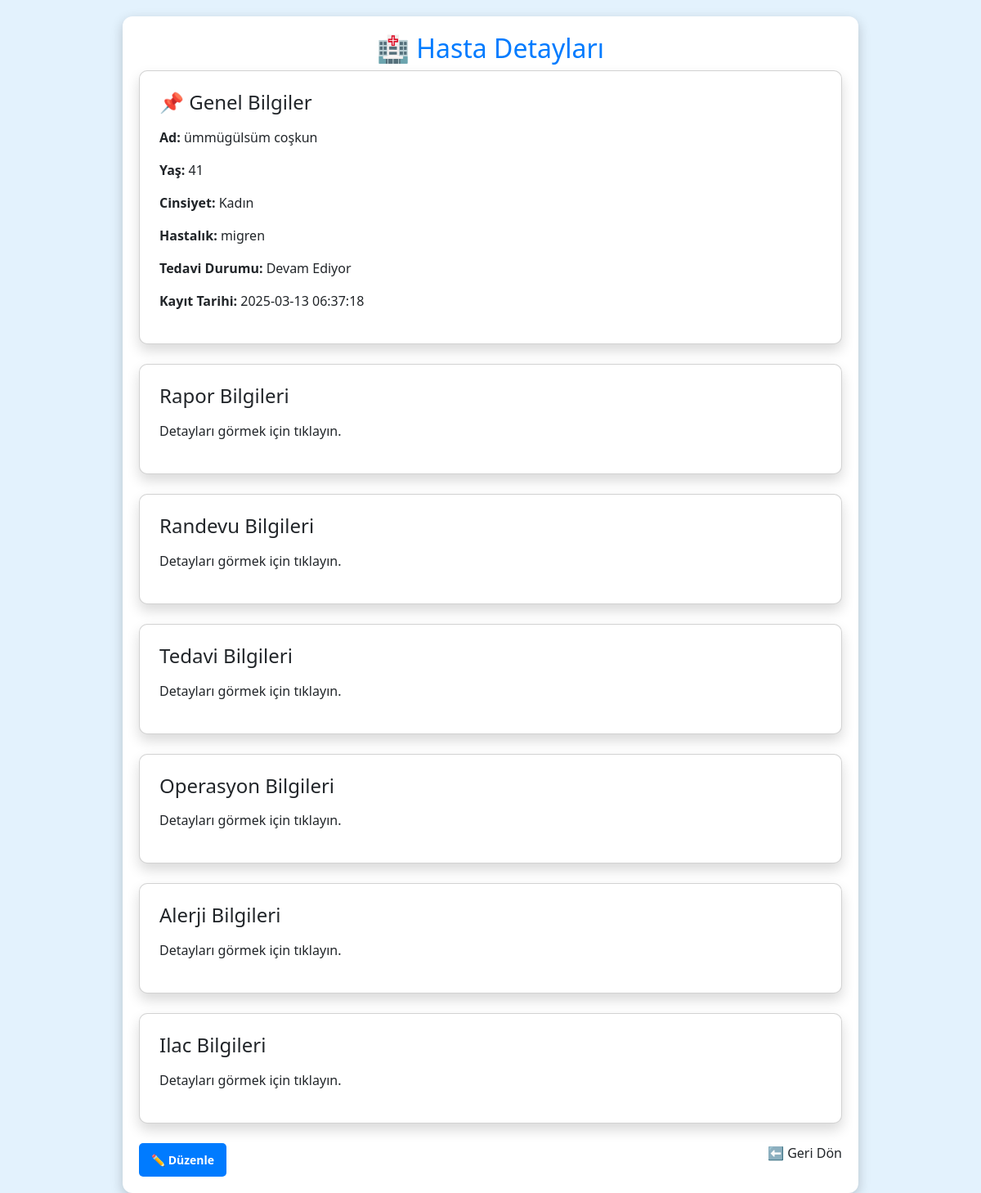
Page /hasta_detay/3 on the committed database.
### database.py (models this page shows, shortened)
class Patient(db.Model):
    __tablename__ = "patients"
    id = db.Column(db.Integer, primary_key=True)
    name = db.Column(db.String(100), nullable=False)
    age = db.Column(db.Integer, nullable=False)
    gender = db.Column(db.String(10), nullable=False)
    diagnosis = db.Column(db.String(255), nullable=False)
    treatment_status = db.Column(db.String(50), nullable=False)
    kayit_tarihi = db.Column(db.DateTime, default=datetime.utcnow)  # 📌 Sütun doğru tanımlandı

### app.py (the view)
@app.route("/hasta_detay/<int:hasta_id>")
def hasta_detay(hasta_id):
    patient = db.session.get(Patient, hasta_id)  # 🔹 `hasta_id` ile hasta çekiliyor
    if not patient:
        flash("⚠️ Hasta bulunamadı!", "danger")
        return redirect(url_for("hasta_takip"))
    return render_template("hasta_detay.html", patient=patient)  # 🔹 `patient` gönderildi

### app.py (called while the page is built)
@app.context_processor
def inject_translate():
    return dict(translate=translate)

@app.before_request
def refresh_session():
    session.permanent = True
    session.modified = True
    session.permanent_session_lifetime = timedelta(minutes=30)

@app.context_processor
def inject_notifications():
    try:
        with app.app_context():  # ✅ Flask uygulama bağlamı içinde çalıştır
            from models import Notification  # ✅ Döngüsel import hatasını önledik!
            unread_count = Notification.query.filter_by(is_read=False).count()
    except Exception as e:
        print(f"⚠️ Bildirim yükleme hatası: {e}")  # 📌 Hata ayıklamak için
        unread_count = 0
    return dict(unread_count=unread_count)

@app.context_processor
def inject_notifications():
    try:
        unread_count = Notification.query.filter_by(is_read=False).count()
    except Exception as e:
        print(f"⚠️ Bildirim yükleme hatası: {e}")  # Hata ayıklama için
        unread_count = 0
    return dict(unread_notifications_count=unread_count)

@app.context_processor
def inject_notifications():
    unread_count = Notification.query.filter_by(is_read=False).count()
    return dict(unread_notifications_count=unread_count)

### templates/hasta_detay.html (shortened to what this page needs)
<!DOCTYPE html>
<html lang="tr">
<head>
    <link rel="stylesheet" href="https://cdn.jsdelivr.net/npm/bootstrap@5.3.0/dist/css/bootstrap.min.css">
</head>
<body>
    <div class="container">
        <h2 class="text-center">🏥 Hasta Detayları</h2>
        <div class="card p-4 shadow">
            <h4 class="mb-3">📌 Genel Bilgiler</h4>
            <p><strong>Ad:</strong> {{ patient.name }}</p>
            <p><strong>Yaş:</strong> {{ patient.age }}</p>
            <p><strong>Cinsiyet:</strong> {{ patient.gender }}</p>
            <p><strong>Hastalık:</strong> {{ patient.diagnosis }}</p>
            <p><strong>Tedavi Durumu:</strong> {{ patient.treatment_status }}</p>
            <p><strong>Kayıt Tarihi:</strong> {{ patient.kayit_tarihi.strftime('%Y-%m-%d %H:%M:%S') }}</p>
        </div>
        {% for modal in ['rapor', 'randevu', 'tedavi', 'operasyon', 'alerji', 'ilac'] %}
        <div class="card p-4 shadow mt-4" data-bs-toggle="modal" data-bs-target="#{{ modal }}Modal">
            <h4 class="mb-3">{{ modal | capitalize }} Bilgileri</h4>
            <p>Detayları görmek için tıklayın.</p>
        </div>
        {% endfor %}
<div class="d-flex justify-content-between mt-4">
    <button class="button edit" onclick="editPatient({{ patient.id }})">✏ Düzenle</button
    <button class="button back" onclick="goBack()">⬅ Geri Dön</button>
</div>
    </div>
</body>
</html>

### templates/hasta_detay.html (style rules this page uses)
body { background-color: #e3f2fd; }
.container { background: white; padding: 20px; border-radius: 12px; box-shadow: 0px 5px 15px rgba(0, 0, 0, 0.2); max-width: 900px; margin: auto; margin-top: 20px; }
h2 { color: #007bff; }
.card { border-radius: 10px; box-shadow: 0px 4px 10px rgba(0, 0, 0, 0.1); cursor: pointer; transition: 0.3s; }
.button { padding: 10px 15px; border: none; border-radius: 5px; cursor: pointer; font-size: 14px; font-weight: bold; transition: 0.3s; }
.edit { background-color: #007bff; color: white; }

### rows in the picture
Patient: name "ümmügülsüm coşkun", age "41", gender "Kadın", diagnosis "migren", treatment_status "Devam Ediyor", kayit_tarihi "2025-03-13 06:37:18"

### other values in the picture
{{ modal | capitalize }} "Rapor" "Randevu" "Tedavi" "Operasyon" "Alerji" "Ilac"
